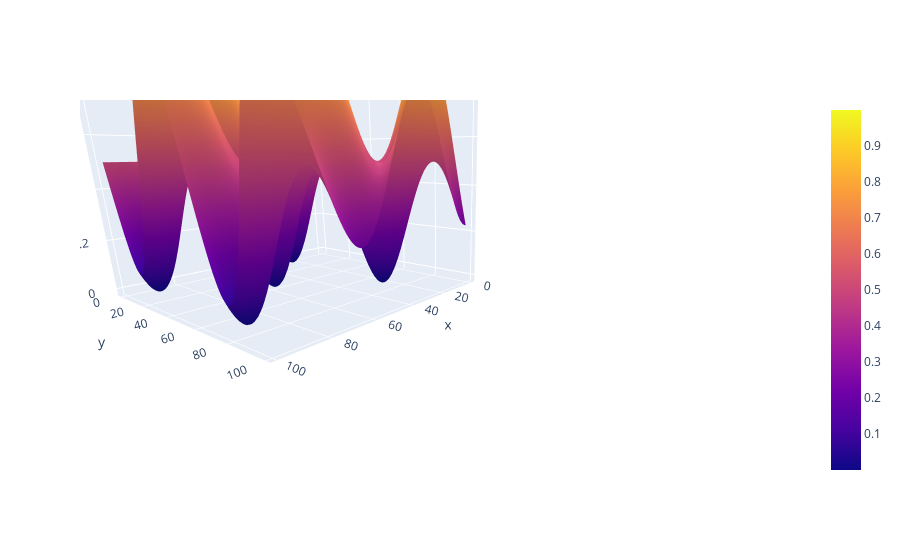

Notebook cell for this chart:
### Markdown cell above
# Some Function - *y_func*

### Code cell
SCALE = 50.0
x = np.linspace(0.0, SCALE, num=100)
y = np.linspace(0.0, SCALE, num=100)
z = np.zeros((len(x),len(y)))

def y_func(a, b):
    return np.sin( a / 5) * np.cos( b / 5)/2 + 0.5# - np.log(b)
    
for i_indx, i in enumerate(x):
    for j_indx, j in enumerate(y):
#         z[i,j] = np.log(i) + np.log(j)
        z[i_indx,j_indx] = y_func(i, j)
#         z[i_indx,j_indx] = np.sin(10*(i**2+j**2))/10.0

fig = go.Figure(
    data=go.Surface(z=z)
)
fig

### Figure 1 — Plotly figure (JSON) as saved in the notebook; plotly's stock layout.template omitted (floating-point values rounded to 4 significant figures; data arrays with more than 128 entries replaced by an {"elided": "..."} marker saying what was removed)
{"data": [{"type": "surface", "z": {"elided": "100x100 float values"}}], "layout": {"autosize": true, "scene": {"aspectmode": "auto", "aspectratio": {"x": 1, "y": 1, "z": 1}, "camera": {"center": {"x": -0.3041, "y": 0.476, "z": -0.4972}, "eye": {"x": 1.121, "y": 1.526, "z": 0.0353}, "projection": {"type": "perspective"}, "up": {"x": 0.001418, "y": -0.001416, "z": 1.0}}}}}
